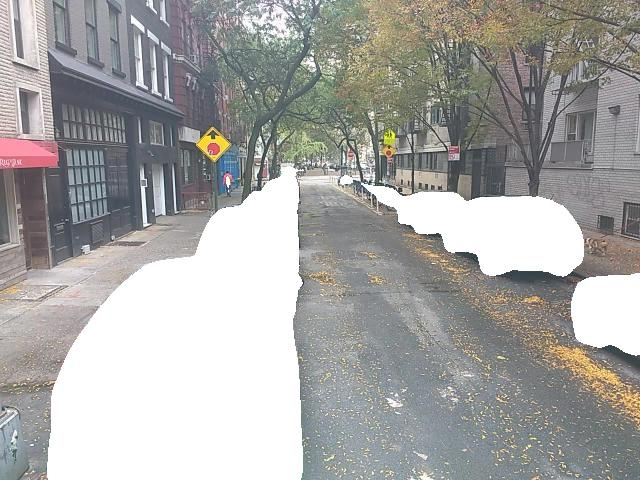
#> input picture HW2/vpr_dataset/query/query_1.jpg, 640 x 480 px
$ python -i task5.py   (imports and definitions only)
#> lines starting #> are read from the running program, lines starting #| are printed output that depends on the picture
#!/usr/bin/env python3
"""
Skip-Trace Image Matching Solution
Task 5: Find similar images from database using multiple similarity metrics

File structure expected:
  task5.py (this file)
  vpr_dataset/
    ├── query/
    │   ├── query_1.jpg
    │   ├── query_1_1.jpg
    │   ├── query_2.jpg
    │   └── query_3.jpg
    └── smaller_database/
        ├── image001.jpg
        ├── image002.jpg
        └── ... (all database images)
"""

import os
import numpy as np
import cv2
from pathlib import Path
from typing import List, Tuple
import heapq


class ImageMatcher:
    """
    Multi-metric image similarity matcher
    Combines perceptual hashing, color histograms, and ORB features
    """

    def __init__(self, n_features=300):
        self.orb = cv2.ORB_create(nfeatures=n_features)

    # [19 lines left out: function compute_phash, not called in this run]

    def compute_histogram(self, image_path: str) -> np.ndarray:
        """Compute normalized HSV color histogram"""
#> called with image_path = 'vpr_dataset/query/query_1.jpg'
        try:
            img = cv2.imread(str(image_path))
#> img is the input picture: shape (480, 640, 3); mean B, G, R 163.1, 165.2, 165.8
            if img is None:
                return None

            img_resized = cv2.resize(img, (256, 256), interpolation=cv2.INTER_AREA)
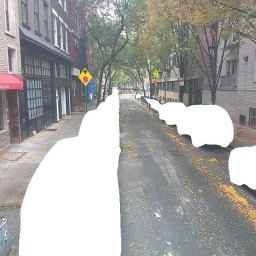
#> img_resized: shape (256, 256, 3); mean B, G, R 163.1, 165.2, 165.8
            hsv = cv2.cvtColor(img_resized, cv2.COLOR_BGR2HSV)
#> hsv: shape (256, 256, 3); mean H, S, V 59.6, 18.4, 169.8
            hist = cv2.calcHist([hsv], [0, 1, 2], None, [8, 8, 8],
                                [0, 180, 0, 256, 0, 256])
            hist = cv2.normalize(hist, hist).flatten()
#> hist = 512 values, max 0.837 at index 7, min 0 at index 0, mean 0.00757

            del img, img_resized, hsv
            return hist
        except Exception as e:
            print(f"Error computing histogram for {image_path}: {e}")
            return None

    # [352 lines left out: functions compute_orb_descriptors, hamming_distance, histogram_correlation, match_descriptors, compute_similarity, find_top_k_matches and 3 more, not called in this run]


# [2 lines not run here, left out]

>>> result = ImageMatcher().compute_histogram('vpr_dataset/query/query_1.jpg')
#> result has the same summary as hist in compute_histogram
